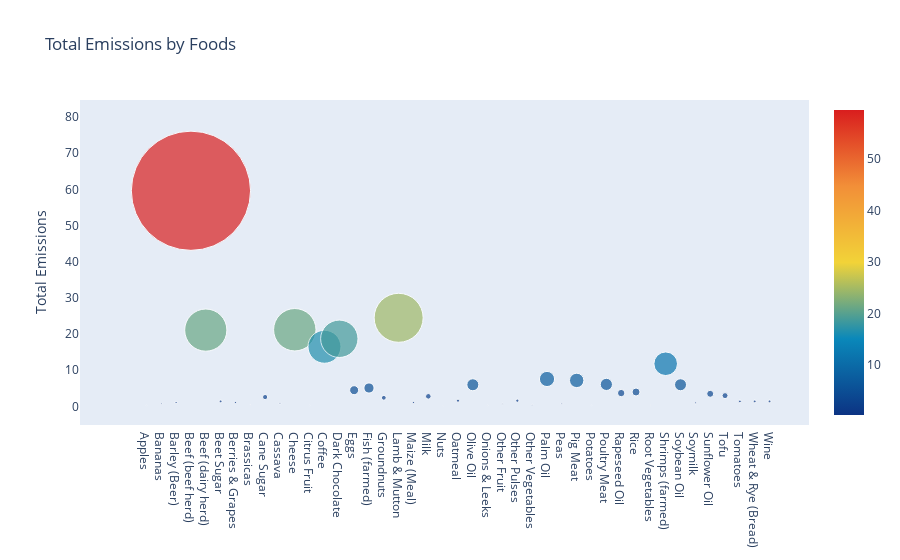

Write notebook code for a chart like this one.
### Code cell
food_df= df_emiss.groupby("Food product")['Total_emissions'].sum().reset_index()

trace = go.Scatter(
    y = food_df.Total_emissions,
    x = food_df["Food product"],
    mode='markers',
    marker=dict(
        sizemode = 'diameter',
        sizeref = 1,
        size = food_df.Total_emissions*2,
        color = food_df.Total_emissions,
        colorscale='Portland',
        showscale=True
    )
)
data = [trace]

layout= go.Layout(
    autosize= True,
    title= 'Total Emissions by Foods',
    hovermode= 'closest',
     xaxis= dict(
         ticklen= 5,
         showgrid=False,
        zeroline=False,
        showline=False
     ),
    yaxis=dict(
        title= 'Total Emissions',
        showgrid=False,
        zeroline=False,
        ticklen= 5,
        gridwidth= 2
    ),
    showlegend= False
)
fig = go.Figure(data=data, layout=layout)
py.iplot(fig,filename='scatterplot')

### Figure 1 — Plotly figure (JSON) as saved in the notebook; plotly's stock layout.template omitted (floating-point values rounded to 4 significant figures)
{"data": [{"marker": {"color": [0.3, 0.8, 1.1, 59.6, 21.1, 1.4, 1.1, 0.4, 2.6, 0.9, 21.2, 0.3, 16.5, 18.7, 4.5, 5.1, 2.4, 24.5, 1.1, 2.8, 0.2, 1.6, 6, 0.3, 0.7, 1.6, 0.5, 7.6, 0.8, 7.2, 0.3, 6.1, 3.7, 4, 0.3, 11.8, 6.0, 1, 3.5, 3, 1.4, 1.4, 1.4], "colorscale": [[0, "rgb(12,51,131)"], [0.25, "rgb(10,136,186)"], [0.5, "rgb(242,211,56)"], [0.75, "rgb(242,143,56)"], [1, "rgb(217,30,30)"]], "showscale": true, "size": [0.6, 1.6, 2.2, 119.2, 42.2, 2.8, 2.2, 0.8, 5.2, 1.8, 42.4, 0.6, 33.0, 37.4, 9, 10.2, 4.8, 49, 2.2, 5.6, 0.4, 3.2, 12, 0.6, 1.4, 3.2, 1, 15.2, 1.6, 14.4, 0.6, 12.2, 7.4, 8, 0.6, 23.6, 12.0, 2, 7.0, 6, 2.8, 2.8, 2.8], "sizemode": "diameter", "sizeref": 1}, "mode": "markers", "type": "scatter", "x": ["Apples", "Bananas", "Barley (Beer)", "Beef (beef herd)", "Beef (dairy herd)", "Beet Sugar", "Berries & Grapes", "Brassicas", "Cane Sugar", "Cassava", "Cheese", "Citrus Fruit", "Coffee", "Dark Chocolate", "Eggs", "Fish (farmed)", "Groundnuts", "Lamb & Mutton", "Maize (Meal)", "Milk", "Nuts", "Oatmeal", "Olive Oil", "Onions & Leeks", "Other Fruit", "Other Pulses", "Other Vegetables", "Palm Oil", "Peas", "Pig Meat", "Potatoes", "Poultry Meat", "Rapeseed Oil", "Rice", "Root Vegetables", "Shrimps (farmed)", "Soybean Oil", "Soymilk", "Sunflower Oil", "Tofu", "Tomatoes", "Wheat & Rye (Bread)", "Wine"], "y": [0.3, 0.8, 1.1, 59.6, 21.1, 1.4, 1.1, 0.4, 2.6, 0.9, 21.2, 0.3, 16.5, 18.7, 4.5, 5.1, 2.4, 24.5, 1.1, 2.8, 0.2, 1.6, 6, 0.3, 0.7, 1.6, 0.5, 7.6, 0.8, 7.2, 0.3, 6.1, 3.7, 4, 0.3, 11.8, 6.0, 1, 3.5, 3, 1.4, 1.4, 1.4]}], "layout": {"autosize": true, "hovermode": "closest", "showlegend": false, "title": {"text": "Total Emissions by Foods"}, "xaxis": {"showgrid": false, "showline": false, "ticklen": 5, "zeroline": false}, "yaxis": {"gridwidth": 2, "showgrid": false, "ticklen": 5, "title": {"text": "Total Emissions"}, "zeroline": false}}}
